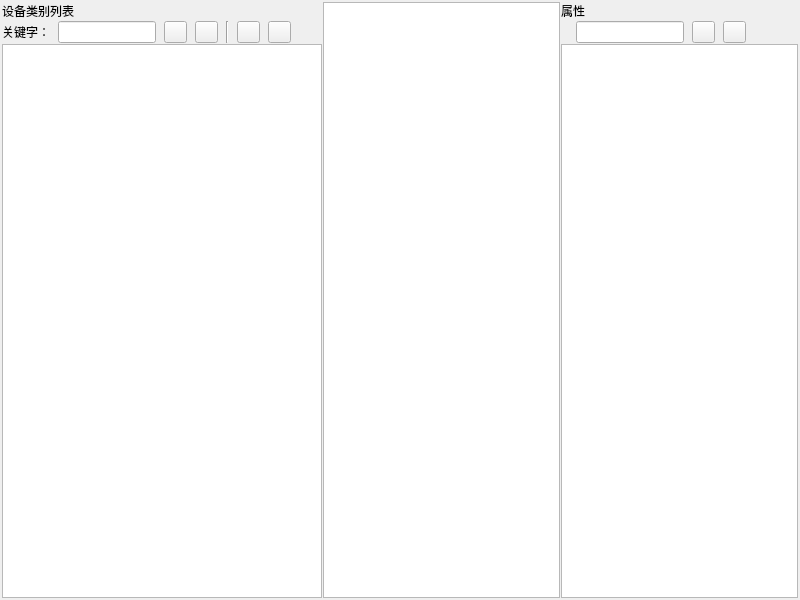
<?xml version="1.0" encoding="UTF-8"?>
<ui version="4.0">
 <class>ContentForm</class>
 <widget class="QWidget" name="ContentForm">
  <property name="geometry">
   <rect>
    <x>0</x>
    <y>0</y>
    <width>800</width>
    <height>600</height>
   </rect>
  </property>
  <property name="minimumSize">
   <size>
    <width>800</width>
    <height>600</height>
   </size>
  </property>
  <property name="windowTitle">
   <string>Form</string>
  </property>
  <property name="windowIcon">
   <iconset resource="res.qrc">
    <normaloff>:/new/prefix1/res/ET.bmp</normaloff>:/new/prefix1/res/ET.bmp</iconset>
  </property>
  <layout class="QHBoxLayout" name="horizontalLayout_2">
   <property name="spacing">
    <number>1</number>
   </property>
   <property name="leftMargin">
    <number>1</number>
   </property>
   <property name="topMargin">
    <number>1</number>
   </property>
   <property name="rightMargin">
    <number>1</number>
   </property>
   <property name="bottomMargin">
    <number>1</number>
   </property>
   <item>
    <layout class="QHBoxLayout" name="horizontalLayout">
     <property name="spacing">
      <number>1</number>
     </property>
     <property name="sizeConstraint">
      <enum>QLayout::SetDefaultConstraint</enum>
     </property>
     <property name="leftMargin">
      <number>1</number>
     </property>
     <property name="topMargin">
      <number>1</number>
     </property>
     <property name="rightMargin">
      <number>1</number>
     </property>
     <property name="bottomMargin">
      <number>1</number>
     </property>
     <item>
      <layout class="QVBoxLayout" name="verticalLayout">
       <item>
        <widget class="QLabel" name="labelTitle">
         <property name="text">
          <string>设备类别列表</string>
         </property>
        </widget>
       </item>
       <item>
        <layout class="QHBoxLayout" name="horizontalLayout_3">
         <property name="spacing">
          <number>8</number>
         </property>
         <item>
          <widget class="QLabel" name="labelConsole">
           <property name="text">
            <string>关键字：</string>
           </property>
          </widget>
         </item>
         <item>
          <widget class="QLineEdit" name="lineEditSearch"/>
         </item>
         <item>
          <widget class="QPushButton" name="btnSearch">
           <property name="maximumSize">
            <size>
             <width>23</width>
             <height>23</height>
            </size>
           </property>
           <property name="styleSheet">
            <string notr="true">background-image: url(:/new/prefix1/res/search.bmp);</string>
           </property>
           <property name="text">
            <string/>
           </property>
          </widget>
         </item>
         <item>
          <widget class="QPushButton" name="pushButton">
           <property name="maximumSize">
            <size>
             <width>23</width>
             <height>23</height>
            </size>
           </property>
           <property name="styleSheet">
            <string notr="true">background-image: url(:/new/prefix1/res/next.bmp);</string>
           </property>
           <property name="text">
            <string/>
           </property>
          </widget>
         </item>
         <item>
          <widget class="Line" name="line">
           <property name="orientation">
            <enum>Qt::Vertical</enum>
           </property>
          </widget>
         </item>
         <item>
          <widget class="QPushButton" name="pushButton_3">
           <property name="maximumSize">
            <size>
             <width>23</width>
             <height>23</height>
            </size>
           </property>
           <property name="styleSheet">
            <string notr="true">background-image: url(:/new/prefix1/res/unfold.bmp);</string>
           </property>
           <property name="text">
            <string/>
           </property>
          </widget>
         </item>
         <item>
          <widget class="QPushButton" name="pushButton_4">
           <property name="maximumSize">
            <size>
             <width>23</width>
             <height>23</height>
            </size>
           </property>
           <property name="styleSheet">
            <string notr="true">background-image: url(:/new/prefix1/res/merge.bmp);</string>
           </property>
           <property name="text">
            <string/>
           </property>
          </widget>
         </item>
         <item>
          <spacer name="horizontalSpacer_2">
           <property name="orientation">
            <enum>Qt::Horizontal</enum>
           </property>
           <property name="sizeHint" stdset="0">
            <size>
             <width>40</width>
             <height>20</height>
            </size>
           </property>
          </spacer>
         </item>
        </layout>
       </item>
       <item>
        <widget class="QTreeWidget" name="treeWidget">
         <property name="columnCount">
          <number>0</number>
         </property>
        </widget>
       </item>
      </layout>
     </item>
     <item>
      <widget class="QTableWidget" name="tableWidgetContent"/>
     </item>
     <item>
      <layout class="QVBoxLayout" name="verticalLayout_2">
       <item>
        <widget class="QLabel" name="labelAttributeTitle">
         <property name="text">
          <string>属性</string>
         </property>
        </widget>
       </item>
       <item>
        <layout class="QHBoxLayout" name="horizontalLayout_4">
         <property name="spacing">
          <number>8</number>
         </property>
         <item>
          <widget class="QLabel" name="labelAttributeConsole">
           <property name="maximumSize">
            <size>
             <width>23</width>
             <height>23</height>
            </size>
           </property>
           <property name="autoFillBackground">
            <bool>false</bool>
           </property>
           <property name="styleSheet">
            <string notr="true"/>
           </property>
           <property name="text">
            <string/>
           </property>
           <property name="pixmap">
            <pixmap resource="res.qrc">:/new/prefix1/res/hardware.bmp</pixmap>
           </property>
           <property name="scaledContents">
            <bool>false</bool>
           </property>
          </widget>
         </item>
         <item>
          <widget class="QLineEdit" name="lineEdit_2"/>
         </item>
         <item>
          <widget class="QPushButton" name="btnAdd">
           <property name="maximumSize">
            <size>
             <width>23</width>
             <height>23</height>
            </size>
           </property>
           <property name="styleSheet">
            <string notr="true">background-image: url(:/new/prefix1/res/add.png);</string>
           </property>
           <property name="text">
            <string/>
           </property>
          </widget>
         </item>
         <item>
          <widget class="QPushButton" name="btnUpdate">
           <property name="maximumSize">
            <size>
             <width>23</width>
             <height>23</height>
            </size>
           </property>
           <property name="styleSheet">
            <string notr="true">background-image: url(:/new/prefix1/res/modify.png);</string>
           </property>
           <property name="text">
            <string/>
           </property>
          </widget>
         </item>
         <item>
          <spacer name="horizontalSpacer">
           <property name="orientation">
            <enum>Qt::Horizontal</enum>
           </property>
           <property name="sizeHint" stdset="0">
            <size>
             <width>40</width>
             <height>20</height>
            </size>
           </property>
          </spacer>
         </item>
        </layout>
       </item>
       <item>
        <widget class="QTableWidget" name="tableWidgetAttribute"/>
       </item>
      </layout>
     </item>
    </layout>
   </item>
  </layout>
 </widget>
 <resources>
  <include location="res.qrc"/>
 </resources>
 <connections/>
</ui>
